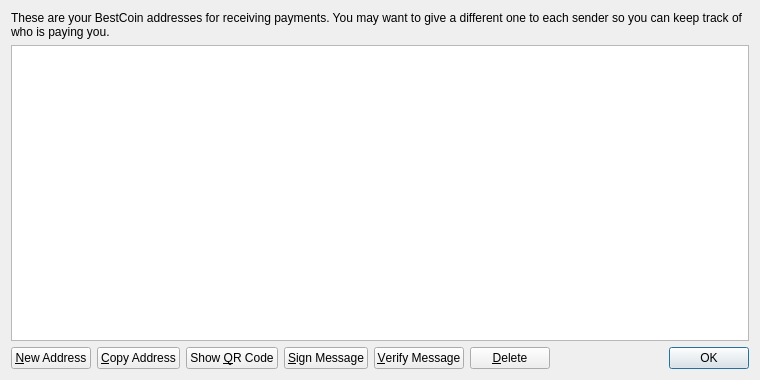
<?xml version="1.0" encoding="UTF-8"?>
<ui version="4.0">
 <class>AddressBookPage</class>
 <widget class="QWidget" name="AddressBookPage">
  <property name="geometry">
   <rect>
    <x>0</x>
    <y>0</y>
    <width>760</width>
    <height>380</height>
   </rect>
  </property>
  <property name="windowTitle">
   <string>Address Book</string>
  </property>
  <layout class="QVBoxLayout" name="verticalLayout">
   <item>
    <widget class="QLabel" name="labelExplanation">
     <property name="text">
      <string>These are your BestCoin addresses for receiving payments. You may want to give a different one to each sender so you can keep track of who is paying you.</string>
     </property>
     <property name="textFormat">
      <enum>Qt::PlainText</enum>
     </property>
     <property name="wordWrap">
      <bool>true</bool>
     </property>
    </widget>
   </item>
   <item>
    <widget class="QTableView" name="tableView">
     <property name="contextMenuPolicy">
      <enum>Qt::CustomContextMenu</enum>
     </property>
     <property name="toolTip">
      <string>Double-click to edit address or label</string>
     </property>
     <property name="tabKeyNavigation">
      <bool>false</bool>
     </property>
     <property name="alternatingRowColors">
      <bool>true</bool>
     </property>
     <property name="selectionMode">
      <enum>QAbstractItemView::SingleSelection</enum>
     </property>
     <property name="selectionBehavior">
      <enum>QAbstractItemView::SelectRows</enum>
     </property>
     <property name="sortingEnabled">
      <bool>true</bool>
     </property>
     <attribute name="verticalHeaderVisible">
      <bool>false</bool>
     </attribute>
    </widget>
   </item>
   <item>
    <layout class="QHBoxLayout" name="horizontalLayout">
     <item>
      <widget class="QPushButton" name="newAddressButton">
       <property name="toolTip">
        <string>Create a new address</string>
       </property>
       <property name="text">
        <string>&amp;New Address</string>
       </property>
       <property name="icon">
        <iconset resource="../bitcoin.qrc">
         <normaloff>:/icons/add</normaloff>:/icons/add</iconset>
       </property>
      </widget>
     </item>
     <item>
      <widget class="QPushButton" name="copyToClipboard">
       <property name="toolTip">
        <string>Copy the currently selected address to the system clipboard</string>
       </property>
       <property name="text">
        <string>&amp;Copy Address</string>
       </property>
       <property name="icon">
        <iconset resource="../bitcoin.qrc">
         <normaloff>:/icons/editcopy</normaloff>:/icons/editcopy</iconset>
       </property>
      </widget>
     </item>
     <item>
      <widget class="QPushButton" name="showQRCode">
       <property name="text">
        <string>Show &amp;QR Code</string>
       </property>
       <property name="icon">
        <iconset resource="../bitcoin.qrc">
         <normaloff>:/icons/qrcode</normaloff>:/icons/qrcode</iconset>
       </property>
      </widget>
     </item>
     <item>
      <widget class="QPushButton" name="signMessage">
       <property name="toolTip">
        <string>Sign a message to prove you own a Bitcoin address</string>
       </property>
       <property name="text">
        <string>&amp;Sign Message</string>
       </property>
       <property name="icon">
        <iconset resource="../bitcoin.qrc">
         <normaloff>:/icons/edit</normaloff>:/icons/edit</iconset>
       </property>
      </widget>
     </item>
     <item>
      <widget class="QPushButton" name="verifyMessage">
       <property name="toolTip">
        <string>Verify a message to ensure it was signed with a specified Bitcoin address</string>
       </property>
       <property name="text">
        <string>&amp;Verify Message</string>
       </property>
       <property name="icon">
        <iconset resource="../bitcoin.qrc">
         <normaloff>:/icons/transaction_0</normaloff>:/icons/transaction_0</iconset>
       </property>
      </widget>
     </item>
     <item>
      <widget class="QPushButton" name="deleteButton">
       <property name="toolTip">
        <string>Delete the currently selected address from the list. Only sending addresses can be deleted.</string>
       </property>
       <property name="text">
        <string>&amp;Delete</string>
       </property>
       <property name="icon">
        <iconset resource="../bitcoin.qrc">
         <normaloff>:/icons/remove</normaloff>:/icons/remove</iconset>
       </property>
      </widget>
     </item>
     <item>
      <spacer name="horizontalSpacer">
       <property name="orientation">
        <enum>Qt::Horizontal</enum>
       </property>
       <property name="sizeHint" stdset="0">
        <size>
         <width>40</width>
         <height>20</height>
        </size>
       </property>
      </spacer>
     </item>
     <item>
      <widget class="QDialogButtonBox" name="buttonBox">
       <property name="sizePolicy">
        <sizepolicy hsizetype="Maximum" vsizetype="Fixed">
         <horstretch>0</horstretch>
         <verstretch>0</verstretch>
        </sizepolicy>
       </property>
       <property name="standardButtons">
        <set>QDialogButtonBox::Ok</set>
       </property>
      </widget>
     </item>
    </layout>
   </item>
  </layout>
 </widget>
 <resources>
  <include location="../bitcoin.qrc"/>
 </resources>
 <connections/>
</ui>
